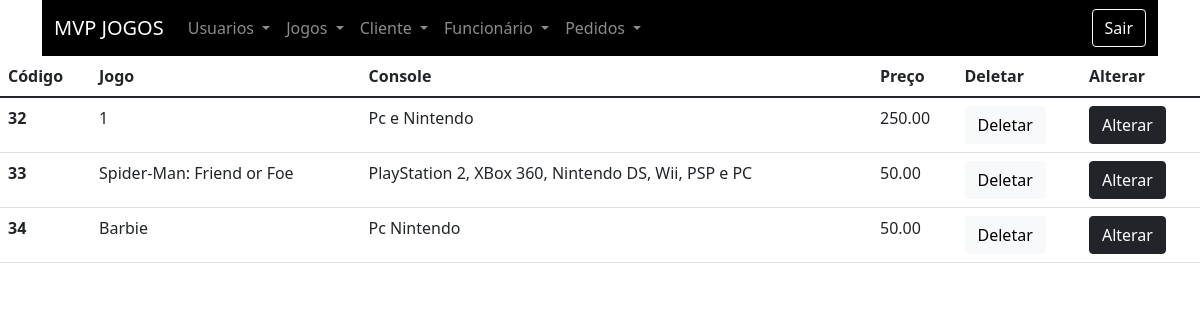
The app's page /views/listajogo.php (signed in) with its own data.
### tables this page shows
CREATE TABLE `tbjogos` (
  `codJog` int(6) NOT NULL,
  `nomeJog` varchar(30) NOT NULL,
  `tamanhoJog` char(20) NOT NULL,
  `precoJog` decimal(7,2) NOT NULL,
  `requisitoJog` varchar(500) NOT NULL,
  `consoleJog` varchar(100) NOT NULL,
  `classificacaoJog` varchar(10) NOT NULL,
  `avaliacaoJog` int(5) NOT NULL
);

### models/bancojogos.php (called while the page is built, shortened)
<?php
function listajogo($conexao){
    $query = "select * from tbjogos";
    $resultados = mysqli_query($conexao, $query);
    return $resultados;
}
?>

### views/listajogo.php (the view, shortened to what this page needs)
<?php
include_once("header.php");
include_once("../models/conexao.php");
include_once("../models/bancojogos.php");
?>
<table class="table">
    <thead>
        <tr>
            <th scope="col">Código</th>
            <th scope="col">Jogo</th>
            <th scope="col">Console</th>
            <th scope="col">Preço</th>
            <th scope="col">Deletar</th>
            <th scope="col">Alterar</th>
        </tr>
    </thead>
    <tbody>
<?php
$jogos = listajogo($conexao);
foreach($jogos as $jogo):
?>
        <tr>
            <th scope="row"><?=$jogo['codJog']?></th>
            <td><?=$jogo['nomeJog']?></td>
            <td><?=$jogo['consoleJog']?></td>
            <td><?=$jogo['precoJog']?></td>
            <td>
            <form action="../controllers/deletarjogos.php" method="Post">
            <button type="submit" class="btn btn-light">Deletar</button>
            </form>
            </td>
            <td>
            <form action="alterar.php" method="Post">
            <button type="submit" class="btn btn-dark">Alterar</button>
            </form>
            </td>
        </tr>
<?php
endforeach;
?>
    </tbody>
</table>
<?php
include_once("footer.php");
?>

### views/header.php (shortened to what this page needs)
<!DOCTYPE html>
<html lang="pt-Br">
<head>
    <link href="https://cdn.jsdelivr.net/npm/bootstrap@5.1.1/dist/css/bootstrap.min.css" rel="stylesheet">
</head>
<body>
<div class="container">
<nav class="navbar navbar-expand-lg navbar-dark bg-black">
  <div class="container-fluid">
    <a class="navbar-brand" href="index.php">MVP JOGOS </a>
    <div class="collapse navbar-collapse" id="navbarSupportedContent">
      <ul class="navbar-nav me-auto mb-2 mb-lg-0">
        <li class="nav-item dropdown">
          <a class="nav-link dropdown-toggle" href="#" id="navbarDropdown" role="button" data-bs-toggle="dropdown" aria-expanded="false">
          Usuarios
          </a>
        </li>
        <li class="nav-item dropdown">
          <a class="nav-link dropdown-toggle" href="#" id="navbarDropdown" role="button" data-bs-toggle="dropdown" aria-expanded="false">
         Jogos
          </a>
        </li>
        <li class="nav-item dropdown">
          <a class="nav-link dropdown-toggle" href="#" id="navbarDropdown" role="button" data-bs-toggle="dropdown" aria-expanded="false">
          Cliente
          </a>
        </li>
        <li class="nav-item dropdown">
          <a class="nav-link dropdown-toggle" href="#" id="navbarDropdown" role="button" data-bs-toggle="dropdown" aria-expanded="false">
          Funcionário
          </a>
        </li>
        <li class="nav-item dropdown">
          <a class="nav-link dropdown-toggle" href="#" id="navbarDropdown" role="button" data-bs-toggle="dropdown" aria-expanded="false">
          Pedidos
          </a>
        </li>
      </ul>
      <form class="d-flex" action="../controllers/sair.php">
      <button class="btn btn-outline-light" type="submit">Sair</button>
      </form>
    </div>
  </div>
</nav>
<?php
include_once("footer.php");
?>

### views/footer.php (shortened to what this page needs)
</div>
</body>
</html>

### records on screen
tbjogos: codJog "32", nomeJog "1", consoleJog "Pc e Nintendo", precoJog "250.00"
tbjogos: codJog "33", nomeJog "Spider-Man: Friend or Foe", consoleJog "PlayStation 2, XBox 360, Nintendo DS, Wii, PSP e PC", precoJog "50.00"
tbjogos: codJog "34", nomeJog "Barbie", consoleJog "Pc Nintendo", precoJog "50.00"
